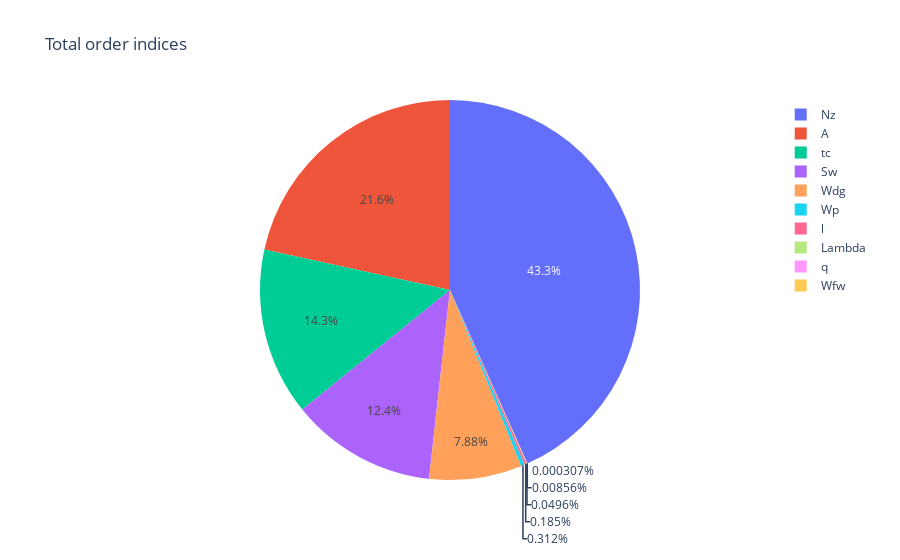

Source (notebook cell):
### Code cell
from openturns.viewer import View
import numpy as np
sobol_indices = ot.SobolIndicesAlgorithm(chaos_result.getDistribution(), 1000, chaos_result.getMetaModel())
total_sobol_indices = sobol_indices.getTotalOrderIndices()
#sobol_indices.DrawImportanceFactors(total_sobol_indices, nom_sources, 'Total order indices')
fig = px.pie(values=np.array(total_sobol_indices), names=nom_sources_list, title='Total order indices')
fig.show()

### Figure 1 — Plotly figure (JSON) as saved in the notebook; plotly's stock layout.template omitted (floating-point values rounded to 4 significant figures)
{"data": [{"domain": {"x": [0, 1], "y": [0, 1]}, "hovertemplate": "label=%{label}<br>value=%{value}<extra></extra>", "labels": ["Sw", "Wfw", "A", "Lambda", "q", "l", "tc", "Nz", "Wdg", "Wp"], "legendgroup": "", "name": "", "showlegend": true, "type": "pie", "values": [0.1307, 3.236e-06, 0.2273, 0.0005227, 9.021e-05, 0.001948, 0.1501, 0.4564, 0.083, 0.003289]}], "layout": {"legend": {"tracegroupgap": 0}, "title": {"text": "Total order indices"}}}
